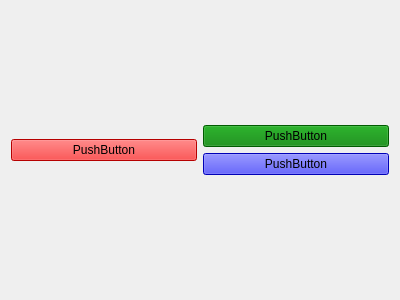
<?xml version="1.0" encoding="UTF-8"?>
<ui version="4.0">
 <class>CustomWidget</class>
 <widget class="QWidget" name="CustomWidget">
  <property name="geometry">
   <rect>
    <x>0</x>
    <y>0</y>
    <width>400</width>
    <height>300</height>
   </rect>
  </property>
  <property name="sizePolicy">
   <sizepolicy hsizetype="Preferred" vsizetype="Preferred">
    <horstretch>0</horstretch>
    <verstretch>0</verstretch>
   </sizepolicy>
  </property>
  <property name="windowTitle">
   <string>Form</string>
  </property>
  <layout class="QHBoxLayout" name="horizontalLayout">
   <item>
    <layout class="QGridLayout" name="gridLayout">
     <item row="0" column="1">
      <layout class="QVBoxLayout" name="verticalLayout">
       <item>
        <widget class="QPushButton" name="pushButton_2">
         <property name="styleSheet">
          <string notr="true">background-color:green</string>
         </property>
         <property name="text">
          <string>PushButton</string>
         </property>
        </widget>
       </item>
       <item>
        <widget class="QPushButton" name="pushButton_3">
         <property name="styleSheet">
          <string notr="true">background-color:blue</string>
         </property>
         <property name="text">
          <string>PushButton</string>
         </property>
        </widget>
       </item>
      </layout>
     </item>
     <item row="0" column="0">
      <widget class="QPushButton" name="pushButton">
       <property name="styleSheet">
        <string notr="true">background-color:red</string>
       </property>
       <property name="text">
        <string>PushButton</string>
       </property>
      </widget>
     </item>
    </layout>
   </item>
  </layout>
 </widget>
 <resources/>
 <connections/>
</ui>
